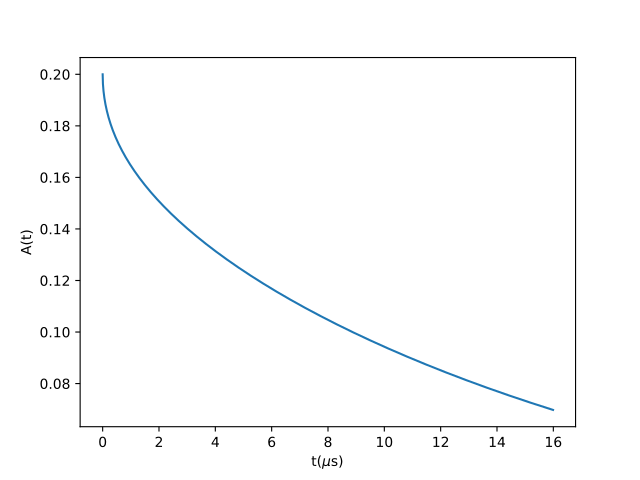

The Python source for this figure:
from mantid.simpleapi import FunctionWrapper
import matplotlib.pyplot as plt
import numpy as np
x = np.arange(0.0,16,0.01)
y = FunctionWrapper("SpinGlass")
fig, ax=plt.subplots()
ax.plot(x, y(x))
ax.set_xlabel('t($\mu$s)')
ax.set_ylabel('A(t)')
